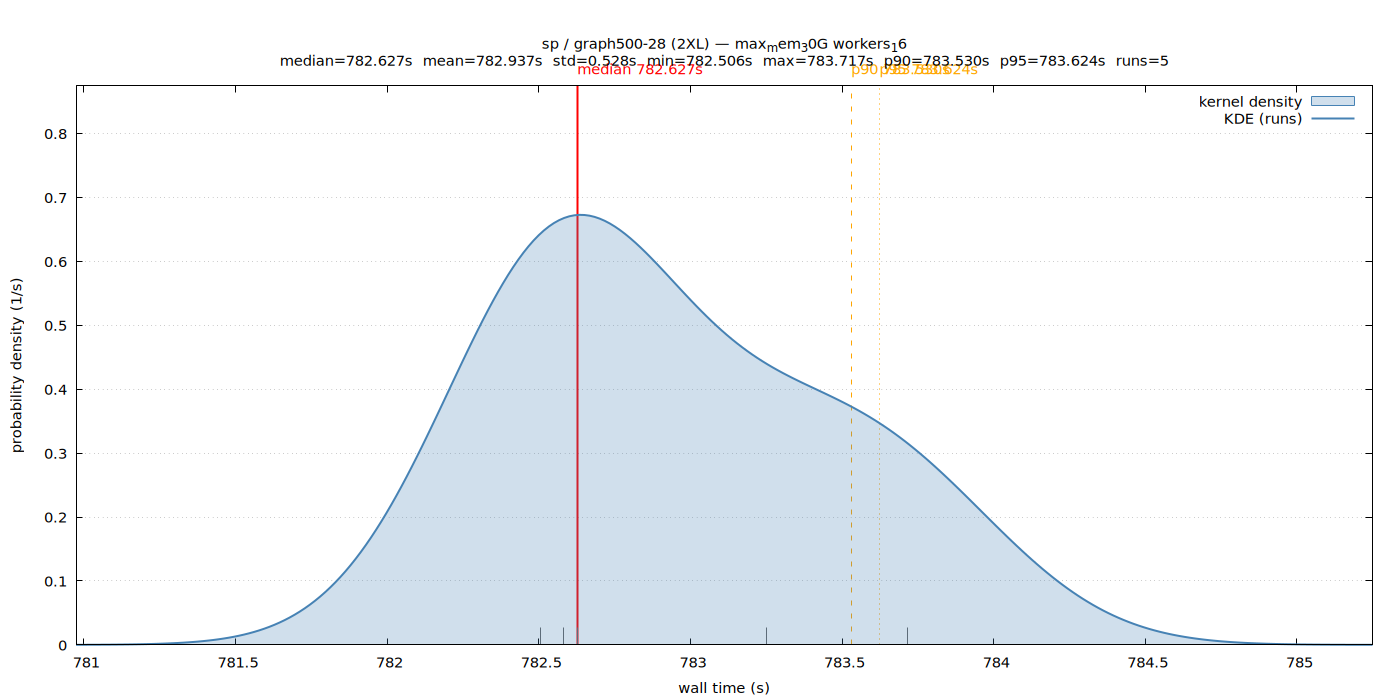

Generate this figure with gnuplot:
set terminal pngcairo size 1400,700 enhanced font 'Sans,11'
set output '/home/ubuntu/nvm/gfrs/sp/2XL/graph500-28/max_mem_30G_workers_16/wall_time.png'
set title "sp / graph500-28 (2XL) — max_mem_30G workers_16\nmedian=782.627s  mean=782.937s  std=0.528s  min=782.506s  max=783.717s  p90=783.530s  p95=783.624s  runs=5"
set xlabel 'wall time (s)'
set ylabel 'probability density (1/s)'
set tmargin 5
set yrange [0:0.874607]
set xrange [780.974415:785.248963]
set grid y
set key top right
set arrow from 782.627228,0 to 782.627228,0.874607 nohead lc rgb 'red' lw 2
set label 'median 782.627s' at 782.627228,0.874607 offset char 0,1 tc rgb 'red'
set arrow from 783.530177,0 to 783.530177,0.874607 nohead lc rgb 'orange' lw 1 dt 2
set label 'p90 783.530s' at 783.530177,0.874607 offset char 0,1 tc rgb 'orange'
set arrow from 783.623572,0 to 783.623572,0.874607 nohead lc rgb 'orange' lw 1 dt 3
set label 'p95 783.624s' at 783.623572,0.874607 offset char 0,1 tc rgb 'orange'
set arrow from 783.249989,0 to 783.249989,0.026911 nohead lc rgb '#666666' lw 1
set arrow from 782.506410,0 to 782.506410,0.026911 nohead lc rgb '#666666' lw 1
set arrow from 783.716968,0 to 783.716968,0.026911 nohead lc rgb '#666666' lw 1
set arrow from 782.627228,0 to 782.627228,0.026911 nohead lc rgb '#666666' lw 1
set arrow from 782.581968,0 to 782.581968,0.026911 nohead lc rgb '#666666' lw 1
plot '/home/ubuntu/nvm/gfrs/sp/2XL/graph500-28/max_mem_30G_workers_16/wall_time.dat' using 1:2 with filledcurves y=0 lc rgb '#4682b4' fs transparent solid 0.25 title 'kernel density', \
     '/home/ubuntu/nvm/gfrs/sp/2XL/graph500-28/max_mem_30G_workers_16/wall_time.dat' using 1:2 with lines lw 2 lc rgb '#4682b4' title 'KDE (runs)'
